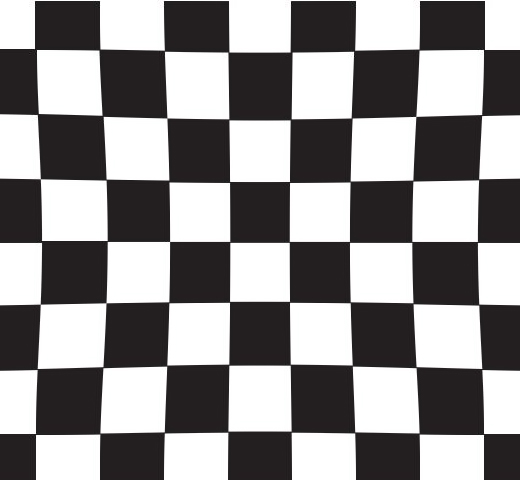
#> input picture opencv/예제s/chap10/images/chessboard_01.JPG, 520 x 480 px, found by its file name; its folder holds 5 pictures in this run; the run also reads 2 pictures not shown here
$ python 09.warping_image.py
#> lines starting #> are read from the running program, lines starting #| are printed output that depends on the picture; long printed decimals are rounded
import numpy as np, cv2, pickle

def findCorners(image, bSize):
    gray = cv2.cvtColor(image, cv2.COLOR_BGR2GRAY)
    ret, corners = cv2.findChessboardCorners(gray, bSize) # 코너 검출

    if ret:        # 부화소(subpixel) 위치를 찾아서 코너 좌표 개선
        criteria = (cv2.TermCriteria_MAX_ITER + cv2.TermCriteria_EPS, 30, 0.1)
        cv2.cornerSubPix(gray, corners, (11, 11), (-1, -1), criteria)
    return ret, np.array(corners, np.float32), image

def show_image(file, bSize, result):
    cv2.drawChessboardCorners(result[2], bSize, result[1], result[0])  # 코너 표시
    cv2.imshow(file, result[2])

def calibrate_correct(objectPoints, imagePoints, image):
    size = image.shape[1::-1]
    ret = cv2.calibrateCamera(objectPoints, imagePoints, size, None, None)

    newSacle, roi = cv2.getOptimalNewCameraMatrix(ret[1], ret[2], size, 1)
    undistorted = cv2.undistort(image, ret[1], ret[2], None, newSacle)
    x, y, w, h = roi
    return ret, undistorted, undistorted[y:y + h, x:x + w]  # 왜곡 영역 제거

bSize = (8, 7)                                      # 체스판 코너 개수(가로, 세로)
points = [(x, y, 0) for y in range(bSize[1]) for x in range(bSize[0])]
points = np.array(points, np.float32)

# 코너 좌표 및 실세계 3차원 좌표
files = ["chessboard_01", "chessboard_02", "chessboard_02"]
images = [cv2.imread('images/%s.jpg' % file, 1) for file in files]
#> images = 3 items
results = [findCorners(image, bSize) for image in images]
#> in findCorners, image is the input picture: shape (480, 520, 3); mean B, G, R 141.8, 141.3, 143.3
#> in findCorners, `ret, corners = cv2.findChessboardCorners(gray, bSize)`: ret = True; corners = 56 rows, first 8: [482.8, 434.8], [419.1, 432.5], [354, 432], [290.5, 430], [228.5, 431], [164.3, 431.7], [99.5, 434], [35.5, 434]
#> results = 3 items
imagePoints = [result[1] for result in results if result[0]]
#> imagePoints = 3 items
objectPoints = [points] * len(imagePoints)
#> objectPoints = 3 items

[show_image(f, bSize, result) for f, result in zip(files, results) if result[0]]
#> in show_image, `cv2.imshow(file, result[2])`:
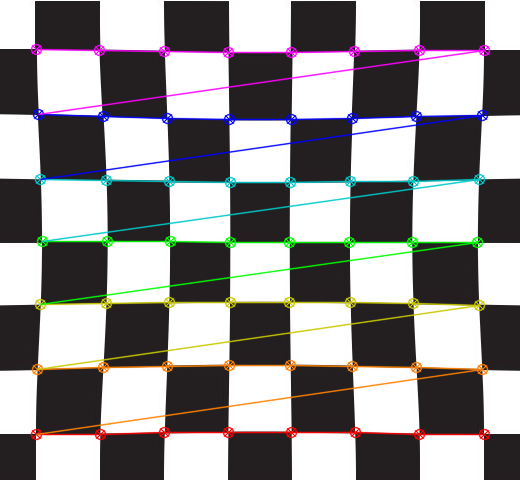
#> window 'chessboard_01': shape (480, 520, 3); mean B, G, R 141.2, 141.1, 143.7

image = cv2.imread("images/chessboard_05.jpg", cv2.IMREAD_COLOR)
if image is None: raise Exception("영상 파일 읽기 에러")

ret, undistorted, correct_img = calibrate_correct(objectPoints, imagePoints, image)
#> in calibrate_correct, `ret = cv2.calibrateCamera(objectPoints, imagePoints, size, None, None)`: ret = 5 items
#> in calibrate_correct, `newSacle, roi = cv2.getOptimalNewCameraMatrix(ret[1], ret[2], size, 1)`: newSacle = [[93608.1, 0, 245.7], [0, 82911.9, 239.2], [0, 0, 1]]; roi = (10, 9, 498, 461)
#> in calibrate_correct, `undistorted = cv2.undistort(image, ret[1], ret[2], None, newSacle)`:
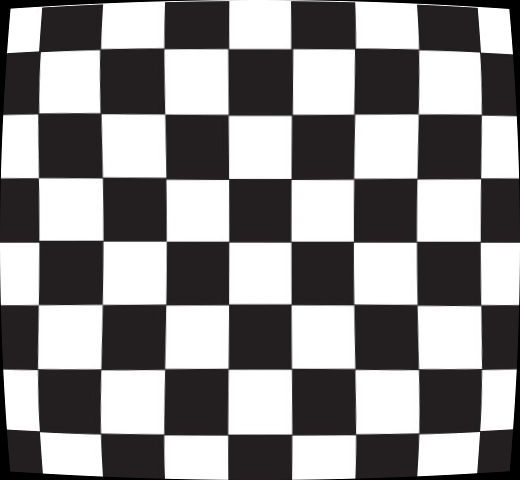
#> undistorted: shape (480, 520, 3); mean B, G, R 138.1, 137.5, 139.4
#> in calibrate_correct, `x, y, w, h = roi`: x = 10; y = 9; w = 498; h = 461
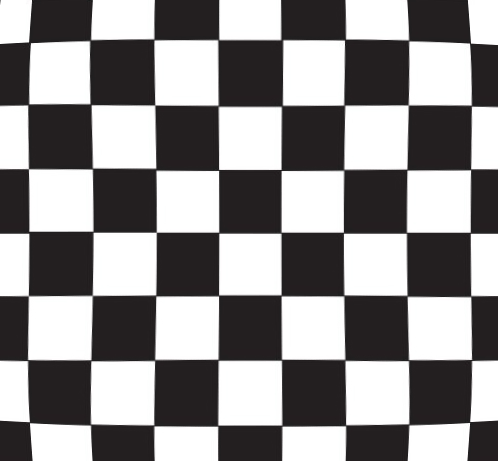
#> correct_img: shape (461, 498, 3); mean B, G, R 141.6, 141, 143
#> ret = 5 items

print("RMS error reported by cv2.calibrateCamera:", ret[0])
#| RMS error reported by cv2.calibrateCamera: 1.227
print("cameraMatrix =\n%s" % ret[1])
#| cameraMatrix =
#| [[8.94631451e+04 0.00000000e+00 2.46011664e+02]
#|  [0.00000000e+00 7.89262646e+04 2.39597795e+02]
#|  [0.00000000e+00 0.00000000e+00 1.00000000e+00]]
print("distCoeffs =\n%s" % ret[2])
#| distCoeffs =
#| [[ 6.06263188e+03 -1.65454930e-01 -1.99403765e-01 -7.40942618e-01
#|    3.95923323e-02]]
print("rvecs =\n%s" % np.reshape(ret[3], (3,-1)))
#| rvecs =
#| [[ 0.7814 -0.003522 -3.043]
#|  [ 0.7814 -0.003522 -3.043]
#|  [ 0.7814 -0.003522 -3.043]]
print("tvecs =\n%s" % np.reshape(ret[4], (3,-1)))
#| tvecs =
#| [[   3.264    3.039 1300.344]
#|  [   3.264    3.039 1300.344]
#|  [   3.264    3.039 1300.344]]

with open('camera_calibration.txt', 'wb') as f:
    pickle.dump(ret, f)

cv2.imshow("original", image)
cv2.imshow("undistorted", undistorted)
cv2.imshow("cropUndistorted", correct_img)
cv2.waitKey(0)
